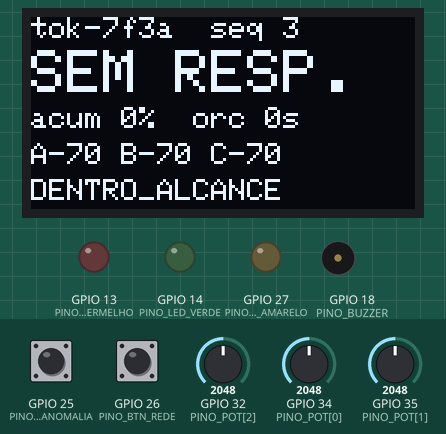
Bench run of a sketch on a simulated ESP32. Parts: 128×64 one-colour display, output pins drawn as LEDs (lit = HIGH), buzzer (waves = sounding, pin HIGH). Inputs (shaded band) come from the test bench; at power-on: GPIO 26 (PINO_BTN_REDE) HIGH, GPIO 32 (PINO_POT[2]) = 2048, GPIO 34 (PINO_POT[0]) = 2048, GPIO 35 (PINO_POT[1]) = 2048, GPIO 25 (PINO_BTN_ANOMALIA) HIGH. WiFi joins after 1.5 s; servers stay silent unless stated; random numbers use the default seed unless the sketch sets one; no MQTT or app messages arrive unless stated; what the sketch prints to the serial monitor is not drawn.

Above: at 3.1 s.
3.2 s: GPIO 26 (PINO_BTN_REDE) pulled LOW for 0.15 s
At 3.79 s:
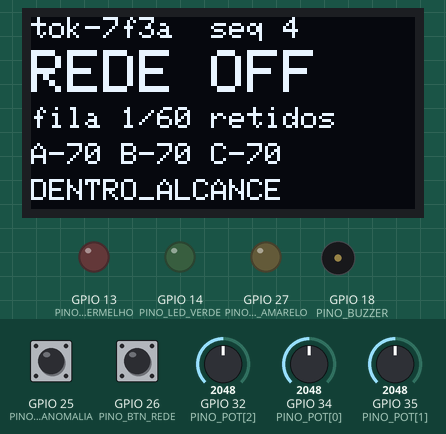
6.0 s: GPIO 32 (PINO_POT[2]) set to 20
At 6.29 s:
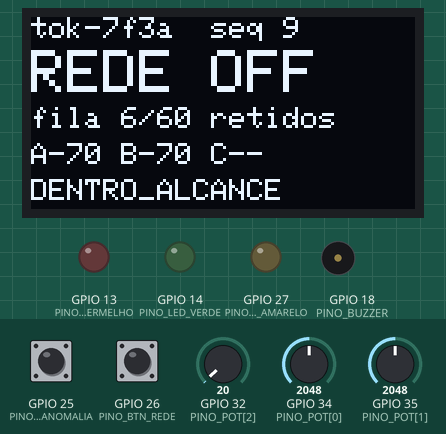
7.5 s: GPIO 34 (PINO_POT[0]) set to 20
At 7.79 s:
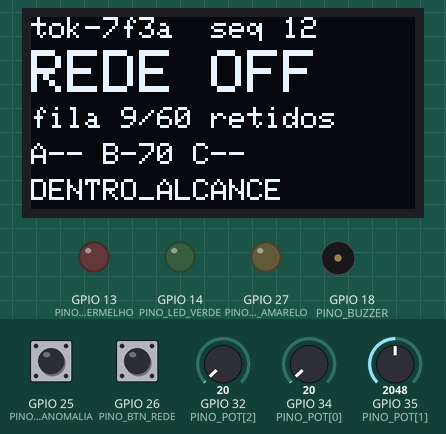
9.0 s: GPIO 35 (PINO_POT[1]) set to 1240
At 9.9 s:
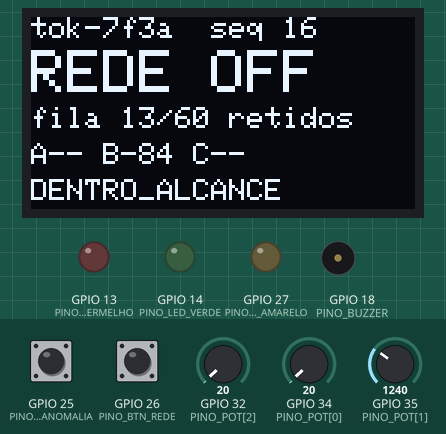
10.5 s: GPIO 35 (PINO_POT[1]) set to 1140
At 11.23 s:
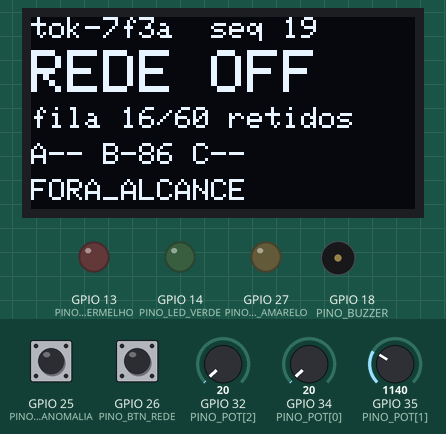
13.4 s: GPIO 26 (PINO_BTN_REDE) pulled LOW for 1 s
At 13.8 s:
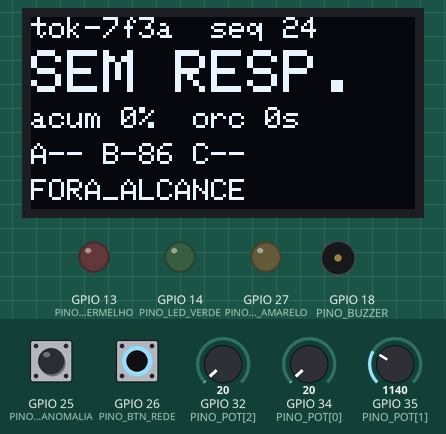
Timing chart, 0 to 16.4 s (numbered marks = the images above; inputs shaded):
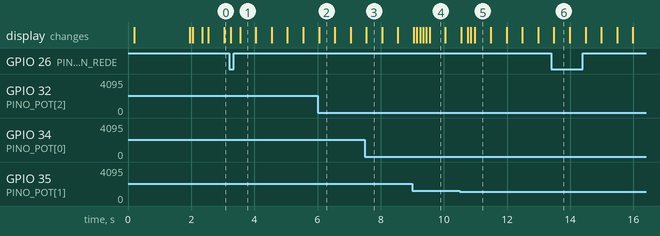

The sketch:

sketch.ino
```cpp
/* ==========================================================================
 * Projeto Presença — Marco 2 / Atividade 03
 * APARELHO DO ESTUDANTE: mede o sinal das 3 âncoras e envia heartbeat
 *
 * Aluna: Alany Gabrielly — matrícula 202105018
 * Responsabilidade individual: COMUNICAÇÃO E RESILIÊNCIA
 * Teste adversarial (final de matrícula 8): evento repetido, fora de ordem
 *                                           ou com salto na sequência
 *
 * PAPEL NO SISTEMA
 * No Presença a âncora é um farol: transmite e nunca escuta. Quem mede o
 * sinal é o aparelho do estudante, que envia ao servidor o RSSI de cada
 * âncora. O servidor localiza (trilateração + polígono da sala), aplica a
 * máquina de estados e devolve o estado e os avisos. Este ESP32 faz o papel
 * desse aparelho.
 *
 * ENTRADA SIMULADA — DECLARAÇÃO EXPLÍCITA
 * Os três potenciômetros representam o RSSI (dBm) ouvido de cada âncora:
 * A, B e C, de cima para baixo. NÃO houve aquisição de sinal de rádio real:
 * o Wokwi não simula propagação, não há BLE, distância nem parede. Os
 * potenciômetros são apenas fontes de valor controláveis na faixa de
 * -105 a -35 dBm. Abaixo de -100 dBm a âncora é tratada como NÃO OUVIDA.
 *
 * LIMITAÇÃO DE TEMPO
 * eventTimeMs é o tempo desde o boot (millis()), não tempo absoluto. O
 * servidor usa só a diferença entre eventos de um mesmo boot.
 * ========================================================================== */

#include <WiFi.h>
#include <PubSubClient.h>
#include <Wire.h>
#include <Adafruit_GFX.h>
#include <Adafruit_SSD1306.h>

// --------------------------------------------------------------------------
// Identidade e rede
// --------------------------------------------------------------------------
const char* DEVICE_ID  = "apar-01";
const char* ALUNO      = "tok-7f3a";   // pseudônimo, nunca MAC/IMEI/nome
const char* ENTITY_ID  = "sala-204";
const char* ID_ANCORA[3] = { "anc-204-A", "anc-204-B", "anc-204-C" };

const char* WIFI_SSID  = "Wokwi-GUEST";
const char* WIFI_PASS  = "";

const char* MQTT_HOST  = "broker.hivemq.com";
const int   MQTT_PORT  = 1883;

const char* TOPICO_HEARTBEAT = "ufg/ssu/presenca/alany/sala-204/heartbeat";
const char* TOPICO_ESTADO    = "ufg/ssu/presenca/alany/sala-204/estado/tok-7f3a";
const char* TOPICO_AVISO     = "ufg/ssu/presenca/alany/sala-204/aviso/tok-7f3a";

// --------------------------------------------------------------------------
// Pinos
// --------------------------------------------------------------------------
const int PINO_POT[3]       = { 34, 35, 32 };  // ADC1: RSSI das âncoras A, B, C
const int PINO_BTN_ANOMALIA = 25;
const int PINO_BTN_REDE     = 26;
const int PINO_LED_VERDE    = 14;   // PRESENTE
const int PINO_LED_AMARELO  = 27;   // AUSENCIA_TOLERADA (pisca em aviso)
const int PINO_LED_VERMELHO = 13;   // FORA
const int PINO_BUZZER       = 18;   // notificação

// --------------------------------------------------------------------------
// Parâmetros — constantes de configuração
// --------------------------------------------------------------------------
const float RSSI_POT_MIN        = -105.0;  // escala do potenciômetro
const float RSSI_POT_MAX        = -35.0;
const float RSSI_NAO_OUVIDA     = -100.0;  // abaixo disso: âncora não ouvida
const float LIMIAR_ENTRADA      = -70.0;   // histerese: entra DENTRO_ALCANCE
const float LIMIAR_SAIDA        = -85.0;   // histerese: volta a FORA_ALCANCE
const int   JANELA_MEDIA        = 5;       // média móvel por âncora
const unsigned long INTERVALO_AMOSTRA   = 100;
const unsigned long INTERVALO_HEARTBEAT = 500;   // real: 60–90 s, comprimido
const unsigned long VALIDADE_ESTADO     = 4000;  // resposta do servidor expira
const unsigned long DURACAO_AVISO       = 6000;  // aviso fica na tela
const int   MAX_FILA            = 60;      // 30 s de heartbeats retidos
const unsigned long DEBOUNCE    = 50;

// --------------------------------------------------------------------------
enum Regiao   { REG_INDETERMINADA = 0, REG_DENTRO = 1, REG_FORA = 2 };
enum Anomalia { ANOM_NENHUMA = 0, ANOM_DUPLICATA = 1, ANOM_FORA_DE_ORDEM = 2, ANOM_SALTO = 3 };
const char* NOME_REGIAO[]   = { "INDETERMINADA", "DENTRO_ALCANCE", "FORA_ALCANCE" };
const char* NOME_ANOMALIA[] = { "nenhuma", "duplicata", "fora-de-ordem", "salto" };

// --------------------------------------------------------------------------
// Estado mantido
// --------------------------------------------------------------------------
float janela[3][JANELA_MEDIA];
int   preenchida[3] = { 0, 0, 0 };
int   indice[3]     = { 0, 0, 0 };
float rssi[3];                      // filtrado
bool  ouvida[3]     = { false, false, false };
unsigned int amostrasInvalidas = 0;

Regiao regiao = REG_INDETERMINADA;

char bootId[5];
unsigned long sequencia = 0;

// resposta do servidor
String estadoServidor   = "";
float  percentual       = 0, orcamentoRestante = 0;
long   ultimoEstadoN    = -1;
unsigned long estadoRecebidoMs = 0;
bool   sessaoEncerrada  = false;

// avisos: idempotência pelos últimos ids exibidos
String avisosVistos[8];
int    avisosIdx = 0;
String avisoTexto = "";
unsigned long avisoDesdeMs = 0;

// teste adversarial e rede
Anomalia proximaAnomalia = ANOM_DUPLICATA;
Anomalia anomaliaArmada  = ANOM_NENHUMA;
bool   redeSimuladaCaida = false;
String ultimoPayload     = "";      // para a duplicata
bool   temRetido         = false;   // para o fora de ordem
String payloadRetido     = "";

struct Pendente {
  unsigned long seq, tempoMs;
  float r[3];
  bool  o[3];
  uint8_t regiao;
};
Pendente fila[MAX_FILA];
int filaInicio = 0, filaTamanho = 0;
unsigned int descartadosFila = 0;

unsigned long ultimaAmostraMs = 0, ultimoHeartbeatMs = 0;

WiFiClient   wifiClient;
PubSubClient mqtt(wifiClient);
Adafruit_SSD1306 display(128, 64, &Wire, -1);
bool temDisplay = false;

// ==========================================================================
// ENTRADA, VALIDAÇÃO E FILTRO
// ==========================================================================
float lerRssiBruto(int i) {
  int cru = analogRead(PINO_POT[i]);            // 0..4095
  return RSSI_POT_MIN + (cru / 4095.0) * (RSSI_POT_MAX - RSSI_POT_MIN);
}

/* Leitura AUSENTE: abaixo de -100 dBm o aparelho não ouviu a âncora. Não é
 * um número baixo para entrar na média — é falta de dado. A janela daquela
 * âncora é esvaziada para que valores velhos não se misturem aos novos
 * quando ela voltar a ser ouvida. */
void amostrar() {
  for (int i = 0; i < 3; i++) {
    float bruto = lerRssiBruto(i);

    if (isnan(bruto) || bruto > -30.0) {         // fisicamente impossível
      amostrasInvalidas++;
      continue;
    }
    if (bruto < RSSI_NAO_OUVIDA) {
      if (ouvida[i]) Serial.printf("[LEITURA] ancora %s deixou de ser ouvida\n", ID_ANCORA[i]);
      ouvida[i] = false;
      preenchida[i] = 0; indice[i] = 0;
      continue;
    }

    janela[i][indice[i]] = bruto;
    indice[i] = (indice[i] + 1) % JANELA_MEDIA;
    if (preenchida[i] < JANELA_MEDIA) preenchida[i]++;
    float soma = 0;
    for (int k = 0; k < preenchida[i]; k++) soma += janela[i][k];
    rssi[i] = soma / preenchida[i];
    if (!ouvida[i]) Serial.printf("[LEITURA] ancora %s ouvida\n", ID_ANCORA[i]);
    ouvida[i] = true;
  }
}

/* Melhor sinal entre as âncoras ouvidas com a janela cheia. */
bool melhorRssi(float* melhor) {
  bool tem = false;
  for (int i = 0; i < 3; i++) {
    if (ouvida[i] && preenchida[i] == JANELA_MEDIA && (!tem || rssi[i] > *melhor)) {
      *melhor = rssi[i]; tem = true;
    }
  }
  return tem;
}

// ==========================================================================
// REGRA LOCAL — região de rádio com HISTERESE
// ==========================================================================
/* Entra em DENTRO_ALCANCE acima de -70 dBm e só volta a FORA_ALCANCE abaixo
 * de -85 dBm. Entre os dois, mantém: quem senta na borda do alcance não
 * oscila. É o que o iOS faz no monitoramento de região. A persistência de
 * 30 s e o polígono da sala ficam no servidor, que conhece a sala. */
void atualizarRegiao() {
  float melhor;
  bool algumaCheia = false;
  for (int i = 0; i < 3; i++) if (preenchida[i] == JANELA_MEDIA) algumaCheia = true;
  bool nenhumaOuvida = !ouvida[0] && !ouvida[1] && !ouvida[2];

  Regiao nova = regiao;
  if (nenhumaOuvida)                       nova = REG_FORA;
  else if (!melhorRssi(&melhor))           nova = algumaCheia ? regiao : REG_INDETERMINADA;
  else if (melhor > LIMIAR_ENTRADA)        nova = REG_DENTRO;
  else if (melhor < LIMIAR_SAIDA)          nova = REG_FORA;
  else if (regiao == REG_INDETERMINADA)    nova = REG_FORA;   // faixa morta sem histórico
  // senão: faixa morta, mantém

  if (nova != regiao) {
    Serial.printf("[REGIAO] %s -> %s\n", NOME_REGIAO[regiao], NOME_REGIAO[nova]);
    regiao = nova;
  }
}

// ==========================================================================
// HEARTBEAT
// ==========================================================================
String montarJson(unsigned long seq, unsigned long tempoMs, const float* r,
                  const bool* o, uint8_t reg, bool bufferizado, Anomalia anom) {
  char anc[200] = "";
  float melhor = -999; bool tem = false;
  for (int i = 0; i < 3; i++) {
    char item[64];
    if (o[i]) snprintf(item, sizeof(item), "{\"id\":\"%s\",\"rssi\":%.1f}", ID_ANCORA[i], r[i]);
    else      snprintf(item, sizeof(item), "{\"id\":\"%s\",\"rssi\":null}", ID_ANCORA[i]);
    strcat(anc, item);
    if (i < 2) strcat(anc, ",");
    if (o[i] && (!tem || r[i] > melhor)) { melhor = r[i]; tem = true; }
  }
  char valor[12];
  if (tem) snprintf(valor, sizeof(valor), "%.1f", melhor);
  else     strcpy(valor, "null");

  char buf[640];
  snprintf(buf, sizeof(buf),
    "{\"eventType\":\"presenca.heartbeat.v1\","
    "\"eventId\":\"%s#%s#%lu\",\"deviceId\":\"%s\",\"entityId\":\"%s\","
    "\"aluno\":\"%s\",\"bootId\":\"%s\",\"eventTimeMs\":%lu,\"sequence\":%lu,"
    "\"value\":%s,\"unit\":\"dBm\",\"state\":\"%s\",\"ancoras\":[%s],"
    "\"amostrasInvalidas\":%u,\"bufferizado\":%s,\"anomaliaInjetada\":\"%s\"}",
    DEVICE_ID, bootId, seq, DEVICE_ID, ENTITY_ID, ALUNO, bootId, tempoMs, seq,
    valor, NOME_REGIAO[reg], anc, amostrasInvalidas,
    bufferizado ? "true" : "false", NOME_ANOMALIA[anom]);
  return String(buf);
}

void enfileirar(unsigned long seq, unsigned long tempoMs) {
  if (filaTamanho >= MAX_FILA) {
    // Teto: descarta o MAIS ANTIGO e registra. O servidor verá um salto na
    // sequência — o intervalo aparece como sem evidência, não como vazio.
    filaInicio = (filaInicio + 1) % MAX_FILA;
    filaTamanho--; descartadosFila++;
    Serial.printf("[FILA] cheia: heartbeat mais antigo descartado (total %u)\n", descartadosFila);
  }
  Pendente& p = fila[(filaInicio + filaTamanho) % MAX_FILA];
  p.seq = seq; p.tempoMs = tempoMs; p.regiao = regiao;
  for (int i = 0; i < 3; i++) { p.r[i] = rssi[i]; p.o[i] = ouvida[i]; }
  filaTamanho++;
}

void drenarFila() {
  int enviados = 0;
  while (filaTamanho > 0 && mqtt.connected()) {
    Pendente& p = fila[filaInicio];
    // bufferizado=true e eventTimeMs ORIGINAL: o servidor recebe o passado,
    // não o presente, e recalcula a sessão.
    String j = montarJson(p.seq, p.tempoMs, p.r, p.o, p.regiao, true, ANOM_NENHUMA);
    if (!mqtt.publish(TOPICO_HEARTBEAT, j.c_str())) break;
    filaInicio = (filaInicio + 1) % MAX_FILA;
    filaTamanho--; enviados++;
    mqtt.loop();
  }
  if (enviados) Serial.printf("[RETRY] %d heartbeat(s) retidos entregues com atraso\n", enviados);
}

bool enviar(const String& j) {
  if (redeSimuladaCaida || !mqtt.connected()) return false;
  return mqtt.publish(TOPICO_HEARTBEAT, j.c_str());
}

void publicarHeartbeat() {
  unsigned long agora = millis();
  Anomalia anom = anomaliaArmada;
  anomaliaArmada = ANOM_NENHUMA;

  // ---- teste adversarial: DUPLICATA reenvia o último payload idêntico ----
  if (anom == ANOM_DUPLICATA && ultimoPayload.length()) {
    Serial.println("\n>>> ADVERSARIAL: reenviando o ultimo heartbeat (mesmo eventId)");
    Serial.println(ultimoPayload);
    enviar(ultimoPayload);
    return;
  }

  if (anom == ANOM_SALTO) {
    Serial.printf("\n>>> ADVERSARIAL: salto de %lu para %lu (5 numeros nunca enviados)\n",
                  sequencia, sequencia + 6);
    sequencia += 5;
  }
  sequencia++;

  String j = montarJson(sequencia, agora, rssi, ouvida, regiao, false, anom);
  Serial.println(j);                                   // requisito 5.2

  if (redeSimuladaCaida || !mqtt.connected()) {
    enfileirar(sequencia, agora);
    Serial.printf("[REDE] indisponivel: heartbeat seq=%lu retido (fila %d/%d)\n",
                  sequencia, filaTamanho, MAX_FILA);
    return;
  }

  // ---- FORA DE ORDEM: segura este e o entrega depois do próximo ----
  if (anom == ANOM_FORA_DE_ORDEM) {
    Serial.printf("\n>>> ADVERSARIAL: segurando seq=%lu para entregar depois de %lu\n",
                  sequencia, sequencia + 1);
    payloadRetido = j; temRetido = true;
    return;
  }

  enviar(j);
  ultimoPayload = j;
  if (temRetido) {
    Serial.println(">>> ADVERSARIAL: entregando agora o heartbeat retido (fora de ordem)");
    enviar(payloadRetido);
    temRetido = false;
  }
}

// ==========================================================================
// RESPOSTAS DO SERVIDOR
// ==========================================================================
String campoTexto(const String& m, const char* campo) {
  String chave = String("\"") + campo + "\":\"";
  int p = m.indexOf(chave);
  if (p < 0) return "";
  int ini = p + chave.length();
  int fim = m.indexOf('"', ini);
  return fim > ini ? m.substring(ini, fim) : "";
}

float campoNumero(const String& m, const char* campo, float padrao) {
  String chave = String("\"") + campo + "\":";
  int p = m.indexOf(chave);
  return p < 0 ? padrao : m.substring(p + chave.length()).toFloat();
}

void aoReceberEstado(const String& m) {
  // estadoId = srv-204#n. Resposta mais velha que a última aplicada é
  // ignorada: o estado nunca anda para trás por reentrega.
  String id = campoTexto(m, "estadoId");
  long n = id.substring(id.indexOf('#') + 1).toInt();
  // Uma queda grande no número significa servidor reiniciado: aceita.
  if (n <= ultimoEstadoN && ultimoEstadoN - n < 50) return;
  ultimoEstadoN = n;

  String novo = campoTexto(m, "estado");
  if (novo.length() == 0) { Serial.println("[ESTADO] invalido: sem campo estado"); return; }
  if (novo != estadoServidor)
    Serial.printf("[ESTADO] servidor decidiu: %s -> %s\n",
                  estadoServidor.length() ? estadoServidor.c_str() : "-", novo.c_str());
  estadoServidor    = novo;
  percentual        = campoNumero(m, "percentual", 0);
  orcamentoRestante = campoNumero(m, "orcamentoRestanteS", 0);
  sessaoEncerrada   = m.indexOf("\"encerrada\":true") >= 0;
  estadoRecebidoMs  = millis();
}

void aoReceberAviso(const String& m) {
  String id = campoTexto(m, "avisoId");
  for (int i = 0; i < 8; i++) {
    if (avisosVistos[i] == id) {                       // idempotência
      Serial.printf("[AVISO] %s ja exibido, ignorado\n", id.c_str());
      return;
    }
  }
  avisosVistos[avisosIdx] = id; avisosIdx = (avisosIdx + 1) % 8;
  avisoTexto   = campoTexto(m, "texto");
  avisoDesdeMs = millis();
  Serial.printf("[AVISO] %s: %s\n", campoTexto(m, "tipo").c_str(), avisoTexto.c_str());
  tone(PINO_BUZZER, 1760, 400);                        // o aparelho vibra/toca
}

void aoReceber(char* topico, byte* carga, unsigned int tamanho) {
  String m; m.reserve(tamanho);
  for (unsigned int i = 0; i < tamanho; i++) m += (char)carga[i];
  if (strcmp(topico, TOPICO_ESTADO) == 0) aoReceberEstado(m);
  else if (strcmp(topico, TOPICO_AVISO) == 0) aoReceberAviso(m);
}

// ==========================================================================
// ATUAÇÃO
// ==========================================================================
bool estadoValido() {
  return estadoServidor.length() && (millis() - estadoRecebidoMs) <= VALIDADE_ESTADO;
}

void atuar() {
  unsigned long agora = millis();
  bool valido  = estadoValido();
  bool emAviso = avisoTexto.length() && agora - avisoDesdeMs < DURACAO_AVISO;
  bool pisca   = (agora / 250) % 2;

  // Comportamento seguro: resposta expirada NÃO continua acesa como se fosse
  // atual. Sem dado válido, nenhum LED de estado — só o display explica.
  digitalWrite(PINO_LED_VERDE,    valido && estadoServidor == "PRESENTE");
  digitalWrite(PINO_LED_AMARELO,  emAviso ? pisca : (valido && estadoServidor == "AUSENCIA_TOLERADA"));
  digitalWrite(PINO_LED_VERMELHO, valido && estadoServidor == "FORA");

  if (!temDisplay) return;
  display.clearDisplay();
  display.setTextColor(SSD1306_WHITE);
  display.setTextSize(1);
  display.setCursor(0, 0);
  display.printf("%s  seq %lu", ALUNO, sequencia);

  display.setTextSize(2);
  display.setCursor(0, 11);
  if (redeSimuladaCaida)                display.print("REDE OFF");
  else if (!valido)                     display.print("SEM RESP.");
  else if (estadoServidor == "AUSENCIA_TOLERADA") display.print("AUSENCIA");
  else                                  display.print(estadoServidor);

  display.setTextSize(1);
  if (emAviso) {
    display.setCursor(0, 30);
    display.print(avisoTexto);                         // quebra de linha automática
  } else {
    display.setCursor(0, 30);
    if (redeSimuladaCaida) display.printf("fila %d/%d retidos", filaTamanho, MAX_FILA);
    else display.printf("acum %.0f%%  orc %.0fs%s", percentual, orcamentoRestante,
                        sessaoEncerrada ? " FIM" : "");
    display.setCursor(0, 42);
    for (int i = 0; i < 3; i++) {
      if (ouvida[i]) display.printf("%c%.0f ", 'A' + i, rssi[i]);
      else           display.printf("%c-- ", 'A' + i);
    }
    display.setCursor(0, 54);
    display.print(NOME_REGIAO[regiao]);
  }
  display.display();
}

// ==========================================================================
// BOTÕES
// ==========================================================================
void lerBotoes() {
  static bool ultAnom = HIGH, ultRede = HIGH;
  static unsigned long tAnom = 0, tRede = 0;
  unsigned long agora = millis();

  bool bAnom = digitalRead(PINO_BTN_ANOMALIA);
  if (bAnom != ultAnom && agora - tAnom > DEBOUNCE) {
    tAnom = agora;
    if (bAnom == LOW) {
      anomaliaArmada = proximaAnomalia;
      Serial.printf("\n### anomalia armada: %s (aplica no proximo heartbeat)\n",
                    NOME_ANOMALIA[anomaliaArmada]);
      proximaAnomalia = (Anomalia)((proximaAnomalia % 3) + 1);   // cicla 1,2,3
    }
    ultAnom = bAnom;
  }

  bool bRede = digitalRead(PINO_BTN_REDE);
  if (bRede != ultRede && agora - tRede > DEBOUNCE) {
    tRede = agora;
    if (bRede == LOW) {
      redeSimuladaCaida = !redeSimuladaCaida;
      Serial.printf("\n### rede simulada: %s\n", redeSimuladaCaida ? "INDISPONIVEL" : "RESTABELECIDA");
      if (!redeSimuladaCaida) drenarFila();
    }
    ultRede = bRede;
  }
}

// ==========================================================================
void conectarMqtt() {
  if (redeSimuladaCaida || mqtt.connected()) return;
  String id = String(DEVICE_ID) + "-" + bootId;
  if (mqtt.connect(id.c_str())) {
    mqtt.subscribe(TOPICO_ESTADO);
    mqtt.subscribe(TOPICO_AVISO, 1);
    Serial.printf("[MQTT] conectado; assinando estado e aviso de %s\n", ALUNO);
    drenarFila();
  }
}

void setup() {
  Serial.begin(115200);
  delay(200);

  pinMode(PINO_BTN_ANOMALIA, INPUT_PULLUP);
  pinMode(PINO_BTN_REDE,     INPUT_PULLUP);
  pinMode(PINO_LED_VERDE,    OUTPUT);
  pinMode(PINO_LED_AMARELO,  OUTPUT);
  pinMode(PINO_LED_VERMELHO, OUTPUT);
  pinMode(PINO_BUZZER,       OUTPUT);

  snprintf(bootId, sizeof(bootId), "%04x", (unsigned)(esp_random() & 0xffff));

  Wire.begin(21, 22);
  temDisplay = display.begin(SSD1306_SWITCHCAPVCC, 0x3C);
  if (temDisplay) { display.clearDisplay(); display.display(); }

  Serial.println("\n=== Presenca / aparelho do estudante ===");
  Serial.printf("aparelho=%s  aluno=%s  boot=%s\n", DEVICE_ID, ALUNO, bootId);
  Serial.println("POT A/B/C = RSSI das ancoras | azul = anomalia de sequencia | vermelho = queda de rede");

  WiFi.begin(WIFI_SSID, WIFI_PASS, 6);
  Serial.print("[WIFI] conectando");
  while (WiFi.status() != WL_CONNECTED) { delay(200); Serial.print("."); }
  Serial.printf(" ok: %s\n", WiFi.localIP().toString().c_str());

  mqtt.setServer(MQTT_HOST, MQTT_PORT);
  mqtt.setCallback(aoReceber);
  mqtt.setBufferSize(768);               // heartbeat passa dos 256 bytes padrão
  conectarMqtt();
}

void loop() {
  unsigned long agora = millis();

  lerBotoes();
  if (!redeSimuladaCaida) { conectarMqtt(); mqtt.loop(); }

  if (agora - ultimaAmostraMs >= INTERVALO_AMOSTRA) {
    ultimaAmostraMs = agora;
    amostrar();
    atualizarRegiao();
    atuar();
  }

  if (agora - ultimoHeartbeatMs >= INTERVALO_HEARTBEAT) {
    ultimoHeartbeatMs = agora;
    publicarHeartbeat();
  }
}
```

Measured:
- the behaviour switches between 1170 and 1169 on GPIO 35 (PINO_POT[1]) (found by bisection; images 4 and 5)
- what the display in image 1 shows lasts 0.5 s, from 3.5 s to 4.0 s
